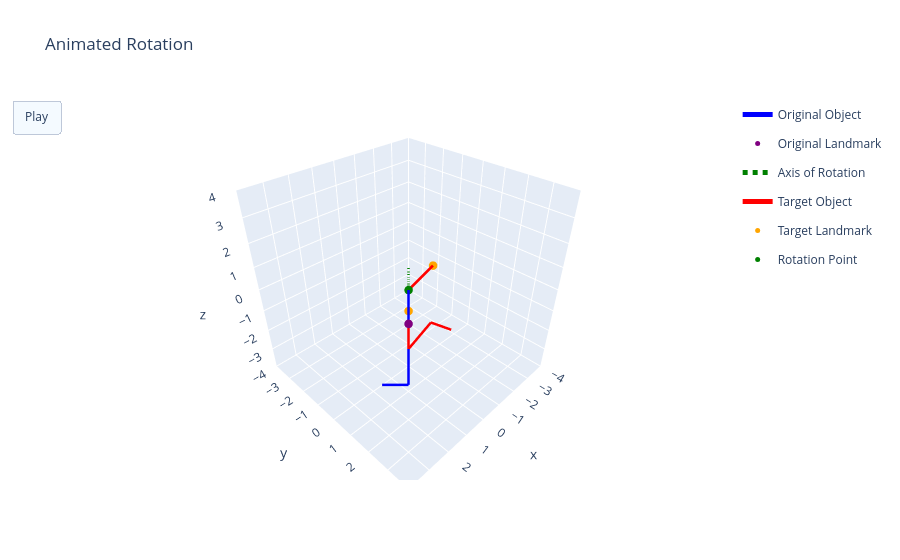
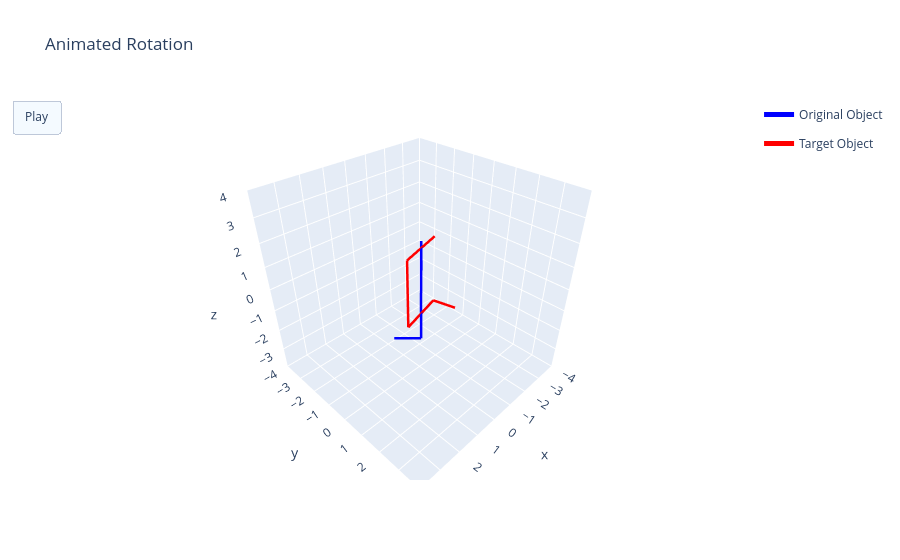
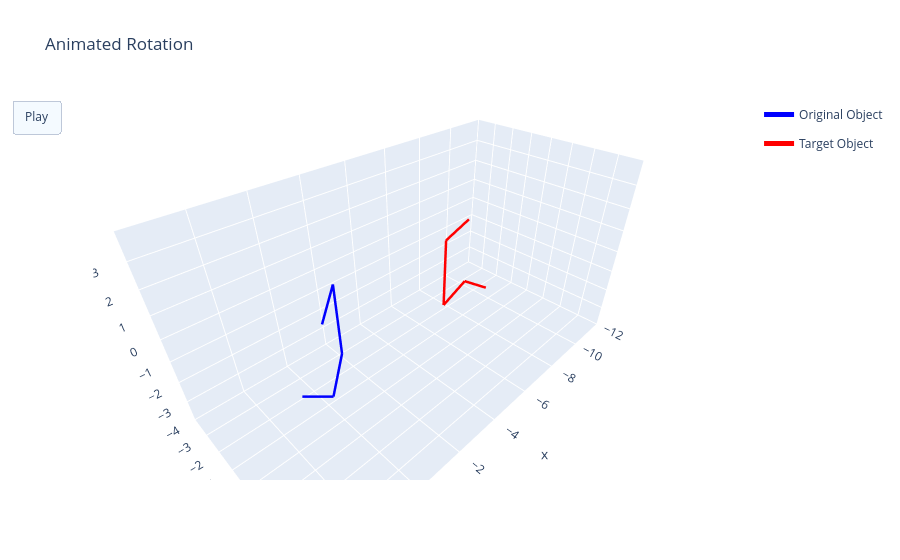

Notebook code for these charts, in order:
### Markdown cell above
# 3. Rotation & 4. Decision (Loop)

### Code cell
repeat_count = -1
same = False
while not same and repeat_count < repeat_threshold:

    # count repeated rotation step
    if not same:
        repeat_count += 1

        if repeat_count > 0:
            print("REPEAT #" + str(repeat_count))
            print(total_run_time)
            print(speed_constant)

    # prepare graphs
    axis_animation_fig, overlap_animation_fig, sidebyside_animation_fig = prepare_rotation_graphs(original_object, target_object, axis_of_rotation, center_point, production_time)
    axis_animation = []
    overlap_animation = []
    sidebyside_animation = []

    # set landmark vectors, angular disparity
    original_landmark_geon_vector = original_object.get_landmark_geon().get_vector()
    target_landmark_geon_vector = target_object.get_landmark_geon().get_vector()
    original_spatcon_direction = original_object.get_landmark_spatial_connection().get_vector()
    target_spatcon_direction = target_object.get_landmark_spatial_connection().get_vector()
    total_angular_disparity_part2 = None

    # STEP ONE: GEON ALIGNMENT

    loop_count = 0
    while cosine_similarity(original_landmark_geon_vector, target_landmark_geon_vector) < geon_alignment_threshold:     # checking cosine similarity between target and goal geons

        # find best axis/direction of rotation, angular disparity
        axis_of_rotation, direction, curr_step_angular_disparity = find_axis_of_rotation_geon_only(original_object, target_object, center_coords=center_point, prev_axis=axis_of_rotation, prev_direction=direction, prev_angle=curr_step_angular_disparity, total_angular_disparity=total_angular_disparity)

        # calculate step size based on angular disparity
        # step_size = calculate_step_size_min_jerk_trajectory(curr_step_angular_disparity, total_angular_disparity)
        # step_size = fitts_step(curr_step_angular_disparity, loop_count)
        step_size = calculate_step_size_simple(curr_step_angular_disparity)
        print("CURR_ANGULAR_DISPARITY: " + str(curr_step_angular_disparity) + ", STEP_SIZE: " + str(step_size))

        # apply rotation to original object
        r = rotate.from_rotvec(direction * np.deg2rad(step_size) * axis_of_rotation)        # quaternion representing step size rotation around calculated axis
        original_object.rotate(r)

        # update original geon and spatial connection vectors
        original_landmark_geon_vector = original_object.get_landmark_geon().get_vector()
        original_spatcon_direction = original_object.get_landmark_spatial_connection().get_vector()

        # add animation frames to graphs
        add_frame(axis_animation, original_object, object_name="Original Object", landmark_name="Original Landmarks", axis_of_rotation=axis_of_rotation, object_colour='blue', landmark_colour='purple', axis_colour='green', axis_scale=2)
        original_centerpoint_vec = find_center_point_LWLC(original_object)
        copy_og_obj = copy.deepcopy(original_object)
        copy_og_obj.update_start_coords(copy_og_obj.start_coords - original_centerpoint_vec)
        add_frame(overlap_animation, copy_og_obj, object_name="Original Object", object_colour='blue', axis_scale=2)
        add_frame(sidebyside_animation, copy_og_obj, object_name="Original Object", object_colour='blue', axis_scale=2)

        loop_count += 1
        total_run_time += production_time * 3

        # emergency break
        if loop_count > 100:
            break

    # STEP TWO: GEON AND SPAT CON ALIGNMENT:

    loop_count = 0
    while cosine_similarity(original_landmark_geon_vector, target_landmark_geon_vector) < landmark_angle_threshold or cosine_similarity(original_spatcon_direction, target_spatcon_direction) < landmark_angle_threshold:     # checking cosine similarity between target and goal geons and spatial connections

        # find best axis/direction of rotation, angular disparity
        axis_of_rotation, direction, curr_step_angular_disparity = find_axis_of_rotation_geon_and_spatcon(original_object, target_object, center_coords=center_point, prev_axis=axis_of_rotation, prev_direction=direction, prev_angle=curr_step_angular_disparity, total_angular_disparity=total_angular_disparity)

        # calculate step size based on angular disparity
        if total_angular_disparity_part2 == None:
            total_angular_disparity_part2 = curr_step_angular_disparity
        # step_size = calculate_step_size_min_jerk_trajectory(curr_step_angular_disparity, total_angular_disparity_part2)
        # step_size = fitts_step(curr_step_angular_disparity, loop_count)
        step_size = calculate_step_size_simple(curr_step_angular_disparity)
        print("CURR_ANGULAR_DISPARITY: " + str(curr_step_angular_disparity) + ", STEP_SIZE: " + str(step_size))

        # apply rotation to original object
        r = rotate.from_rotvec(direction * np.deg2rad(step_size) * axis_of_rotation)        # quaternion representing step size rotation around calculated axis
        original_object.rotate(r)

        # update original geon and spatial connection vectors
        original_landmark_geon_vector = original_object.get_landmark_geon().get_vector()
        original_spatcon_direction = original_object.get_landmark_spatial_connection().get_vector()

        # add animation frames to graphs
        add_frame(axis_animation, original_object, object_name="Original Object", landmark_name="Original Landmarks", axis_of_rotation=axis_of_rotation, object_colour='blue', landmark_colour='purple', axis_colour='green', axis_scale=2)
        original_centerpoint_vec = find_center_point_LWLC(original_object)
        copy_og_obj = copy.deepcopy(original_object)
        copy_og_obj.update_start_coords(copy_og_obj.start_coords - original_centerpoint_vec)
        add_frame(overlap_animation, copy_og_obj, object_name="Original Object", object_colour='blue', axis_scale=2)
        add_frame(sidebyside_animation, copy_og_obj, object_name="Original Object", object_colour='blue', axis_scale=2)

        loop_count += 1
        total_run_time += production_time * 3

        # emergency break
        if loop_count > 100:
            break

    axis_animation_fig.frames = axis_animation
    axis_animation_fig.show()
    overlap_animation_fig.frames = overlap_animation
    overlap_animation_fig.show()
    sidebyside_animation_fig.frames = sidebyside_animation
    sidebyside_animation_fig.show()

    # check overall similarity

    same, similarity_check_run_time = same_object(original_object, target_object, object_angle_threshold, total_angular_disparity, production_time, propositional_difficulty_time)
    total_run_time += similarity_check_run_time

    if not same:

        # reset original object
        original_object = original_object_reset
        axis_of_rotation, direction, total_angular_disparity = find_axis_of_rotation_geon_only(original_object, target_object, center_coords=center_point)
        speed_constant = speed_constant - speed_constant_decrease
        wrong_guess_chance = wrong_guess_chance - wrong_guess_decrease

print("DECISION:")
if same:
    print("same")
else:
    if random.uniform(0, 1) <= (total_angular_disparity/180) * wrong_guess_chance:              # chance that wrong guess occurs
        print("same")
    else:
        print("different")

    # what if no repeats and different?? 50-50 guess happens :(. kinda makes no sense of rotation is 0 deg. angular disparity should affect guess chance too


print("\nRUN TIME:\n" + str(round(total_run_time/1000, 3)) + " seconds")

### Figure 1 — Plotly figure (JSON) as saved in the notebook; plotly's stock layout.template omitted (floating-point values rounded to 4 significant figures)
{"data": [{"legendgroup": "Original Object", "line": {"color": "blue", "width": 5}, "mode": "lines", "name": "Original Object", "showlegend": true, "type": "scatter3d", "x": [1.414, 0], "y": [1.414, 0], "z": [0, 0]}, {"legendgroup": "Original Object", "line": {"color": "blue", "width": 5}, "mode": "lines", "name": "Original Object", "showlegend": false, "type": "scatter3d", "x": [0, 0], "y": [0, 0], "z": [0, -3]}, {"legendgroup": "Original Object", "line": {"color": "blue", "width": 5}, "mode": "lines", "name": "Original Object", "showlegend": false, "type": "scatter3d", "x": [0, 1.414], "y": [0, 1.414], "z": [-3, -3]}, {"legendgroup": "Original Object", "line": {"color": "blue", "width": 5}, "mode": "lines", "name": "Original Object", "showlegend": false, "type": "scatter3d", "x": [1.414, 2.121], "y": [1.414, 0.7071], "z": [-3, -3]}, {"legendgroup": "Original Landmark", "marker": {"color": "purple", "size": 5}, "mode": "markers", "name": "Original Landmark", "showlegend": true, "type": "scatter3d", "x": [1.414], "y": [1.414], "z": [0]}, {"legendgroup": "Original Landmark", "marker": {"color": "purple", "size": 5}, "mode": "markers", "name": "Original Landmark", "showlegend": false, "type": "scatter3d", "x": [0], "y": [0], "z": [0]}, {"legendgroup": "Original Landmark", "marker": {"color": "purple", "size": 5}, "mode": "markers", "name": "Original Landmark", "showlegend": false, "type": "scatter3d", "x": [0], "y": [0], "z": [-1]}, {"line": {"color": "green", "dash": "dot", "width": 5}, "mode": "lines", "name": "Axis of Rotation", "type": "scatter3d", "x": [0, 0], "y": [0, 0], "z": [-1.01, 1.01]}, {"legendgroup": "Target Object", "line": {"color": "red", "width": 5}, "mode": "lines", "name": "Target Object", "showlegend": true, "type": "scatter3d", "x": [-1.932, 0], "y": [-0.5176, 0], "z": [0, 0]}, {"legendgroup": "Target Object", "line": {"color": "red", "width": 5}, "mode": "lines", "name": "Target Object", "showlegend": false, "type": "scatter3d", "x": [0, 0], "y": [0, 0], "z": [0, -3]}, {"legendgroup": "Target Object", "line": {"color": "red", "width": 5}, "mode": "lines", "name": "Target Object", "showlegend": false, "type": "scatter3d", "x": [0, -1.932], "y": [0, -0.5176], "z": [-3, -3]}, {"legendgroup": "Target Object", "line": {"color": "red", "width": 5}, "mode": "lines", "name": "Target Object", "showlegend": false, "type": "scatter3d", "x": [-1.932, -2.191], "y": [-0.5176, 0.4483], "z": [-3, -3]}, {"legendgroup": "Target Landmark", "marker": {"color": "orange", "size": 5}, "mode": "markers", "name": "Target Landmark", "showlegend": true, "type": "scatter3d", "x": [-1.932], "y": [-0.5176], "z": [0]}, {"legendgroup": "Target Landmark", "marker": {"color": "orange", "size": 5}, "mode": "markers", "name": "Target Landmark", "showlegend": false, "type": "scatter3d", "x": [0], "y": [0], "z": [0]}, {"legendgroup": "Target Landmark", "marker": {"color": "orange", "size": 5}, "mode": "markers", "name": "Target Landmark", "showlegend": false, "type": "scatter3d", "x": [0], "y": [0], "z": [-1]}, {"marker": {"color": "green", "size": 5}, "mode": "markers", "name": "Rotation Point", "type": "scatter3d", "x": [0], "y": [0], "z": [0]}], "layout": {"scene": {"aspectmode": "cube", "xaxis": {"autorange": false, "range": [-4, 4]}, "yaxis": {"autorange": false, "range": [-4, 4]}, "zaxis": {"autorange": false, "range": [-4, 4]}}, "title": {"text": "Animated Rotation"}, "updatemenus": [{"buttons": [{"args": [null, {"frame": {"duration": 150}, "fromcurrent": true, "mode": "immediate", "transition": {"duration": 50, "easing": "quadratic-in-out"}}], "label": "Play", "method": "animate"}], "type": "buttons"}]}}

### Figure 2 — Plotly figure (JSON) as saved in the notebook; plotly's stock layout.template omitted (floating-point values rounded to 4 significant figures)
{"data": [{"legendgroup": "Original Object", "line": {"color": "blue", "width": 5}, "mode": "lines", "name": "Original Object", "showlegend": true, "type": "scatter3d", "x": [0.8397, -0.5745], "y": [0.9281, -0.4861], "z": [1.688, 1.688]}, {"legendgroup": "Original Object", "line": {"color": "blue", "width": 5}, "mode": "lines", "name": "Original Object", "showlegend": false, "type": "scatter3d", "x": [-0.5745, -0.5745], "y": [-0.4861, -0.4861], "z": [1.688, -1.312]}, {"legendgroup": "Original Object", "line": {"color": "blue", "width": 5}, "mode": "lines", "name": "Original Object", "showlegend": false, "type": "scatter3d", "x": [-0.5745, 0.8397], "y": [-0.4861, 0.9281], "z": [-1.312, -1.312]}, {"legendgroup": "Original Object", "line": {"color": "blue", "width": 5}, "mode": "lines", "name": "Original Object", "showlegend": false, "type": "scatter3d", "x": [0.8397, 1.547], "y": [0.9281, 0.221], "z": [-1.312, -1.312]}, {"legendgroup": "Target Object", "line": {"color": "red", "width": 5}, "mode": "lines", "name": "Target Object", "showlegend": true, "type": "scatter3d", "x": [-1.191, 0.7406], "y": [-0.3839, 0.1337], "z": [1.688, 1.688]}, {"legendgroup": "Target Object", "line": {"color": "red", "width": 5}, "mode": "lines", "name": "Target Object", "showlegend": false, "type": "scatter3d", "x": [0.7406, 0.7406], "y": [0.1337, 0.1337], "z": [1.688, -1.312]}, {"legendgroup": "Target Object", "line": {"color": "red", "width": 5}, "mode": "lines", "name": "Target Object", "showlegend": false, "type": "scatter3d", "x": [0.7406, -1.191], "y": [0.1337, -0.3839], "z": [-1.312, -1.312]}, {"legendgroup": "Target Object", "line": {"color": "red", "width": 5}, "mode": "lines", "name": "Target Object", "showlegend": false, "type": "scatter3d", "x": [-1.191, -1.45], "y": [-0.3839, 0.582], "z": [-1.312, -1.312]}], "layout": {"scene": {"aspectmode": "cube", "xaxis": {"autorange": false, "range": [-4, 4]}, "yaxis": {"autorange": false, "range": [-4, 4]}, "zaxis": {"autorange": false, "range": [-4, 4]}}, "title": {"text": "Animated Rotation"}, "updatemenus": [{"buttons": [{"args": [null, {"frame": {"duration": 150}, "fromcurrent": true, "mode": "immediate", "transition": {"duration": 50, "easing": "quadratic-in-out"}}], "label": "Play", "method": "animate"}], "type": "buttons"}]}}

### Figure 3 — Plotly figure (JSON) as saved in the notebook; plotly's stock layout.template omitted (floating-point values rounded to 4 significant figures)
{"data": [{"legendgroup": "Original Object", "line": {"color": "blue", "width": 5}, "mode": "lines", "name": "Original Object", "showlegend": true, "type": "scatter3d", "x": [0.8397, -0.5745], "y": [0.9281, -0.4861], "z": [1.688, 1.688]}, {"legendgroup": "Original Object", "line": {"color": "blue", "width": 5}, "mode": "lines", "name": "Original Object", "showlegend": false, "type": "scatter3d", "x": [-0.5745, -0.5745], "y": [-0.4861, -0.4861], "z": [1.688, -1.312]}, {"legendgroup": "Original Object", "line": {"color": "blue", "width": 5}, "mode": "lines", "name": "Original Object", "showlegend": false, "type": "scatter3d", "x": [-0.5745, 0.8397], "y": [-0.4861, 0.9281], "z": [-1.312, -1.312]}, {"legendgroup": "Original Object", "line": {"color": "blue", "width": 5}, "mode": "lines", "name": "Original Object", "showlegend": false, "type": "scatter3d", "x": [0.8397, 1.547], "y": [0.9281, 0.221], "z": [-1.312, -1.312]}, {"legendgroup": "Target Object", "line": {"color": "red", "width": 5}, "mode": "lines", "name": "Target Object", "showlegend": true, "type": "scatter3d", "x": [-7.191, -5.259], "y": [-0.3839, 0.1337], "z": [1.688, 1.688]}, {"legendgroup": "Target Object", "line": {"color": "red", "width": 5}, "mode": "lines", "name": "Target Object", "showlegend": false, "type": "scatter3d", "x": [-5.259, -5.259], "y": [0.1337, 0.1337], "z": [1.688, -1.312]}, {"legendgroup": "Target Object", "line": {"color": "red", "width": 5}, "mode": "lines", "name": "Target Object", "showlegend": false, "type": "scatter3d", "x": [-5.259, -7.191], "y": [0.1337, -0.3839], "z": [-1.312, -1.312]}, {"legendgroup": "Target Object", "line": {"color": "red", "width": 5}, "mode": "lines", "name": "Target Object", "showlegend": false, "type": "scatter3d", "x": [-7.191, -7.45], "y": [-0.3839, 0.582], "z": [-1.312, -1.312]}], "layout": {"scene": {"aspectmode": "manual", "aspectratio": {"x": 2, "y": 1, "z": 1}, "xaxis": {"autorange": false, "range": [-12, 4]}, "yaxis": {"autorange": false, "range": [-4, 4]}, "zaxis": {"autorange": false, "range": [-4, 4]}}, "title": {"text": "Animated Rotation"}, "updatemenus": [{"buttons": [{"args": [null, {"frame": {"duration": 150}, "fromcurrent": true, "mode": "immediate", "transition": {"duration": 50, "easing": "quadratic-in-out"}}], "label": "Play", "method": "animate"}], "type": "buttons"}]}}
